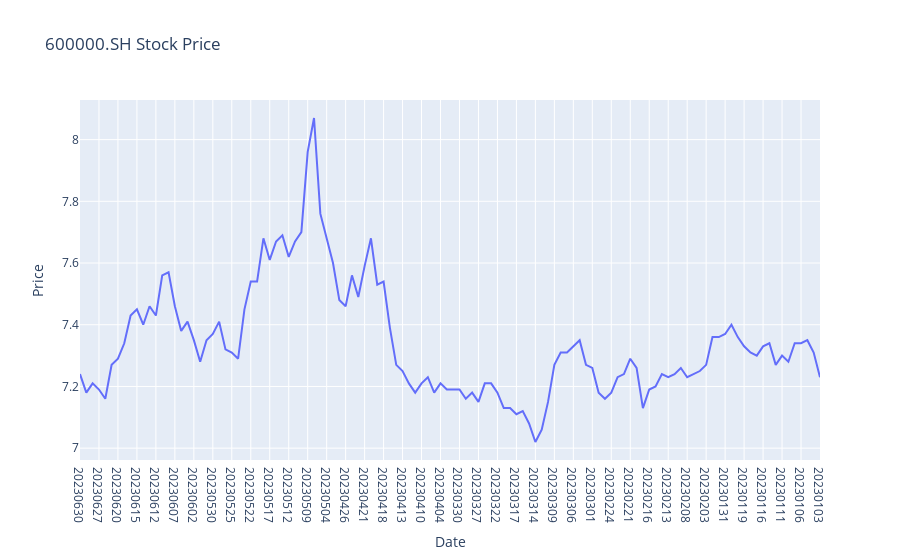
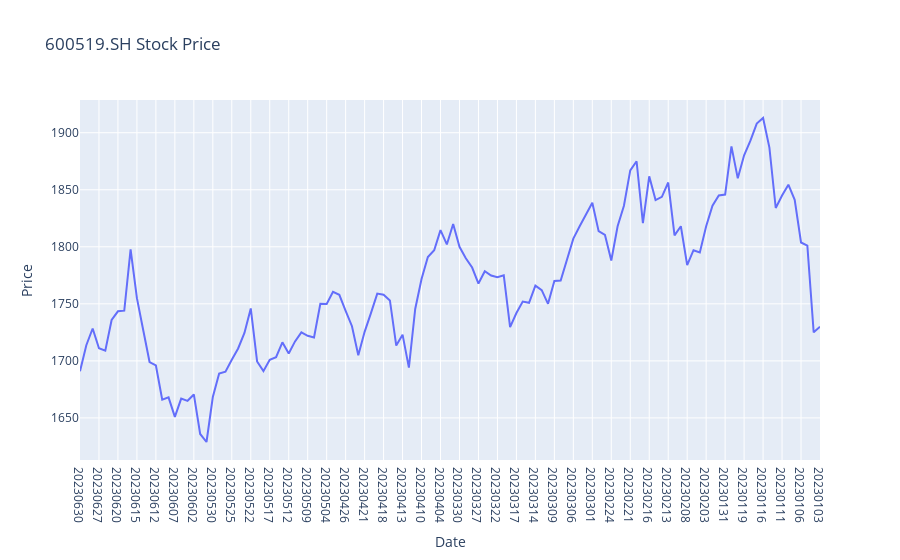
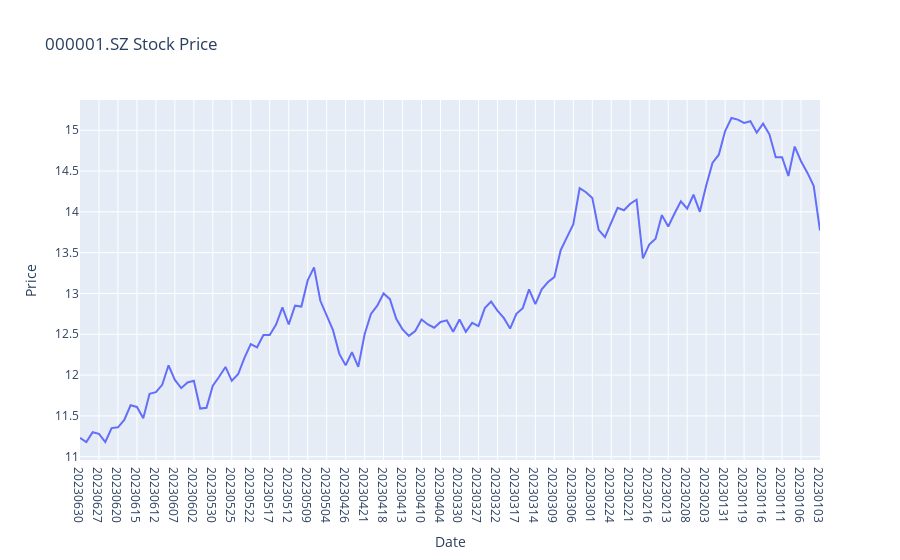
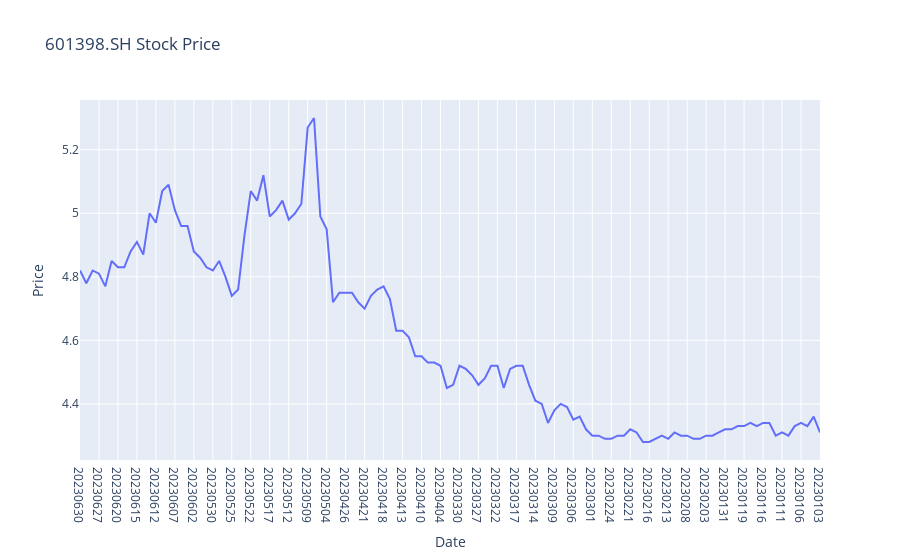

The notebook cell saved with these charts, in order:
### Code cell
# Plot data from Tushare
for stock in tushare_stocks:
    fig = go.Figure()
    fig.add_trace(go.Scatter(x=data_tushare[stock]['trade_date'], y=data_tushare[stock]['close'], mode='lines', name=f'{stock} Close'))
    fig.update_layout(title=f'{stock} Stock Price', xaxis_title='Date', yaxis_title='Price')
    fig.show()
